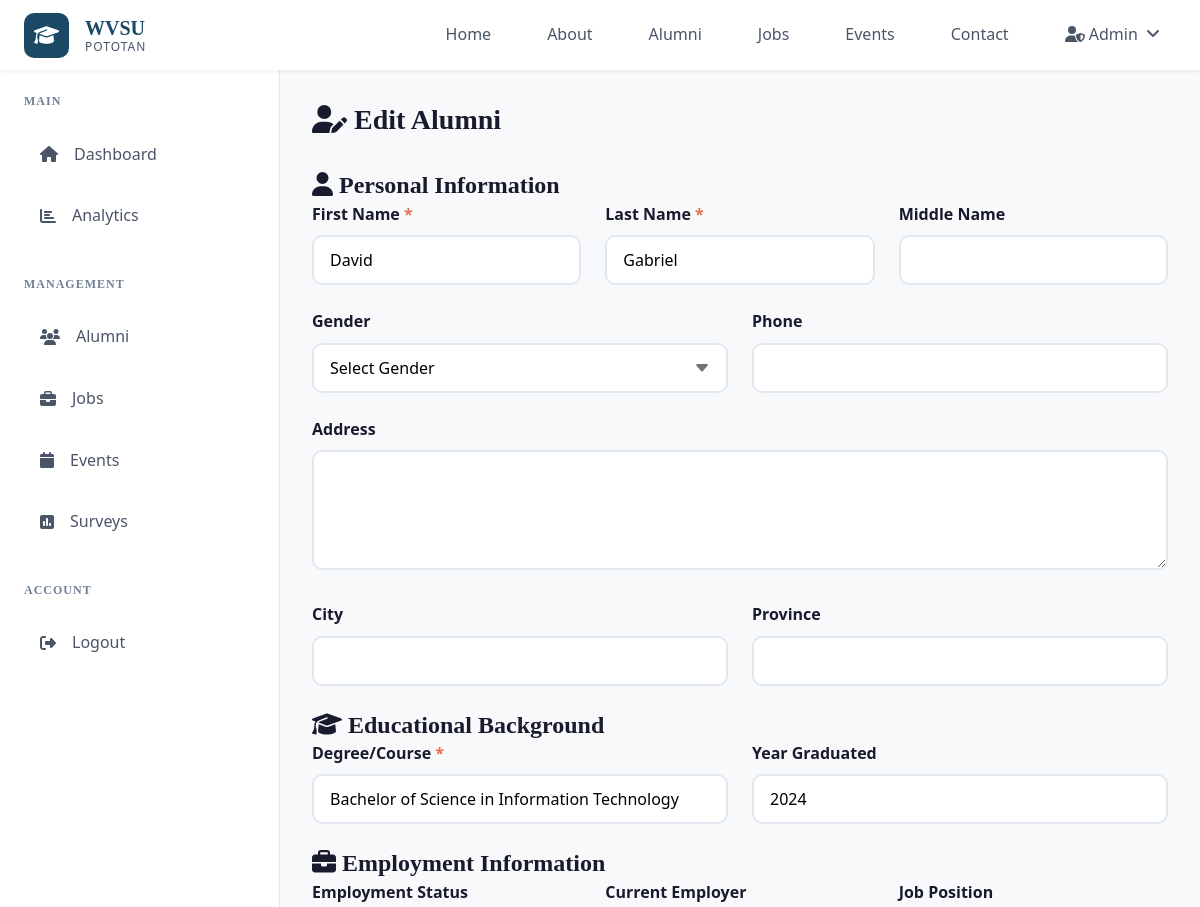
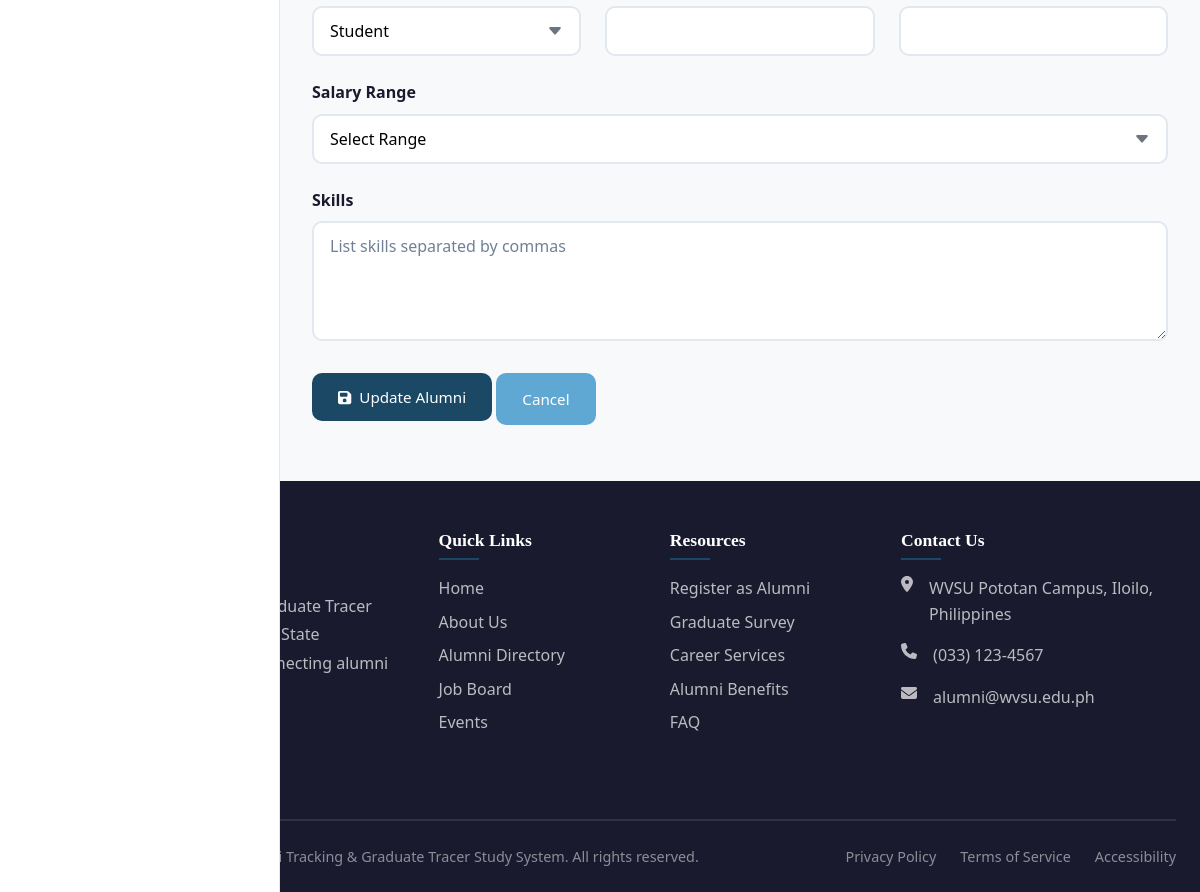
Screenshot of /admin/alumni/10/edit (signed in) with the database file from the repository (2 pictures, top to bottom).
### app.py (models this page shows)
class AlumniProfile(db.Model):
    id = db.Column(db.Integer, primary_key=True)
    user_id = db.Column(db.Integer, db.ForeignKey('user.id'), nullable=False)
    first_name = db.Column(db.String(50), nullable=False)
    last_name = db.Column(db.String(50), nullable=False)
    middle_name = db.Column(db.String(50))
    gender = db.Column(db.String(20))
    date_of_birth = db.Column(db.Date)
    phone = db.Column(db.String(20))
    address = db.Column(db.Text)
    city = db.Column(db.String(100))
    province = db.Column(db.String(100))
    profile_photo = db.Column(db.String(200))
    facebook_link = db.Column(db.String(200))
    linkedin_link = db.Column(db.String(200))
    student_id = db.Column(db.String(50))
    degree = db.Column(db.String(100), nullable=False)
    year_graduated = db.Column(db.Integer)
    honors = db.Column(db.String(200))
    activities = db.Column(db.Text)
    employment_status = db.Column(db.String(50))  # employed, unemployed, self-employed, student
    current_employer = db.Column(db.String(200))
    job_position = db.Column(db.String(100))
    employment_duration = db.Column(db.String(50))
    salary_range = db.Column(db.String(50))
    work_location = db.Column(db.String(200))
    job_description = db.Column(db.Text)
    skills = db.Column(db.Text)
    certifications = db.Column(db.Text)
    volunteer_work = db.Column(db.Text)
    profile_completed = db.Column(db.Boolean, default=False)
    survey_completed = db.Column(db.Boolean, default=False)
    created_at = db.Column(db.DateTime, default=datetime.utcnow)
    updated_at = db.Column(db.DateTime, default=datetime.utcnow, onupdate=datetime.utcnow)

### app.py (the view, shortened to what this page needs)
@app.route('/admin/alumni/<int:alumni_id>/edit', methods=['GET', 'POST'])
@login_required
def admin_edit_alumni(alumni_id):
    if current_user.role != 'admin':
        flash('Access denied.', 'danger')
        return redirect(url_for('dashboard'))
    profile = AlumniProfile.query.get_or_404(alumni_id)
    user = User.query.get(profile.user_id)
    return render_template('admin_edit_alumni.html', profile=profile, user=user)

### app.py (called while the page is built)
@login_manager.user_loader
def load_user(user_id):
    return User.query.get(int(user_id))

### templates/admin_edit_alumni.html (shortened to what this page needs)
{% extends "base.html" %}
{% block content %}
<div class="dashboard-layout">
    {% include 'admin_sidebar.html' %}
    <div class="main-content">
        <div class="dashboard-header">
            <h1><i class="fas fa-user-edit"></i> Edit Alumni</h1>
        </div>
        <form method="POST" class="form-section">
            <h3 class="form-section-title"><i class="fas fa-user"></i> Personal Information</h3>
            <div class="form-row">
                <div class="form-group">
                    <label class="form-label required">First Name</label>
                    <input type="text" name="first_name" class="form-control" value="{{ profile.first_name }}" required>
                </div>
                <div class="form-group">
                    <label class="form-label required">Last Name</label>
                    <input type="text" name="last_name" class="form-control" value="{{ profile.last_name }}" required>
                </div>
                <div class="form-group">
                    <label class="form-label">Middle Name</label>
                    <input type="text" name="middle_name" class="form-control" value="{{ profile.middle_name or '' }}">
                </div>
            </div>
            <div class="form-row">
                <div class="form-group">
                    <label class="form-label">Gender</label>
                    <select name="gender" class="form-control">
                        <option value="">Select Gender</option>
                    </select>
                </div>
                <div class="form-group">
                    <label class="form-label">Phone</label>
                    <input type="text" name="phone" class="form-control" value="{{ profile.phone or '' }}">
                </div>
            </div>
            <div class="form-group">
                <label class="form-label">Address</label>
                <textarea name="address" class="form-control">{{ profile.address or '' }}</textarea>
            </div>
            <div class="form-row">
                <div class="form-group">
                    <label class="form-label">City</label>
                    <input type="text" name="city" class="form-control" value="{{ profile.city or '' }}">
                </div>
                <div class="form-group">
                    <label class="form-label">Province</label>
                    <input type="text" name="province" class="form-control" value="{{ profile.province or '' }}">
                </div>
            </div>
        </form>
        <form method="POST" class="form-section">
            <h3 class="form-section-title"><i class="fas fa-graduation-cap"></i> Educational Background</h3>
            <div class="form-row">
                <div class="form-group">
                    <label class="form-label required">Degree/Course</label>
                    <input type="text" name="degree" class="form-control" value="{{ profile.degree }}" required>
                </div>
                <div class="form-group">
                    <label class="form-label">Year Graduated</label>
                    <input type="number" name="year_graduated" class="form-control" value="{{ profile.year_graduated or '' }}">
                </div>
            </div>
        </form>
        <form method="POST" class="form-section">
            <h3 class="form-section-title"><i class="fas fa-briefcase"></i> Employment Information</h3>
            <div class="form-row">
                <div class="form-group">
                    <label class="form-label">Employment Status</label>
                    <select name="employment_status" class="form-control">
                        <option value="student" {% if profile.employment_status == 'student' %}selected{% endif %}>Student</option>
                    </select>
                </div>
                <div class="form-group">
                    <label class="form-label">Current Employer</label>
                    <input type="text" name="current_employer" class="form-control" value="{{ profile.current_employer or '' }}">
                </div>
                <div class="form-group">
                    <label class="form-label">Job Position</label>
                    <input type="text" name="job_position" class="form-control" value="{{ profile.job_position or '' }}">
                </div>
            </div>
            <div class="form-row">
                <div class="form-group">
                    <label class="form-label">Salary Range</label>
                    <select name="salary_range" class="form-control">
                        <option value="">Select Range</option>
                    </select>
                </div>
            </div>
            <div class="form-group">
                <label class="form-label">Skills</label>
                <textarea name="skills" class="form-control" placeholder="List skills separated by commas">{{ profile.skills or '' }}</textarea>
            </div>
            <div class="form-group">
                <button type="submit" class="btn btn-primary">
                    <i class="fas fa-save"></i> Update Alumni
                </button>
                <a href="{{ url_for('admin_alumni') }}" class="btn btn-secondary">Cancel</a>
            </div>
        </form>
    </div>
</div>
{% endblock %}

### static/css/style.css (style rules this page uses)
:root { --primary: #1B4965; --primary-dark: #153a52; --primary-light: #2a5f7f; --secondary: #5FA8D3; --accent: #CAE9FF; --highlight: #62B6CB; --success: #2D6A4F; --success-light: #40916C; --warning: #E9C46A; --danger: #E76F51; --danger-light: #f4a261; --bg-body: #F8F9FA; --bg-card: #FFFFFF; --bg-dark: #1A1A2E; --text-primary: #1A1A2E; --text-secondary: #4a5568; --text-muted: #718096; --border-color: #E2E8F0; --border-light: #EDF2F7; --font-heading: 'Georgia', serif; --font-body: 'Segoe UI', Tahoma, Geneva, Verdana, sans-serif; --space-xs: 0.25rem; --space-sm: 0.5rem; --space-md: 1rem; --space-lg: 1.5rem; --space-xl: 2rem; --space-xxl: 3rem; --shadow-sm: 0 2px 4px rgba(0, 0, 0, 0.06); --shadow-md: 0 4px 12px rgba(0, 0, 0, 0.1); --shadow-lg: 0 8px 24px rgba(0, 0, 0, 0.12); --radius-sm: 6px; --radius-md: 10px; --radius-lg: 16px; --radius-xl: 24px; --radius-full: 50%; --transition-fast: 0.15s ease; --transition-base: 0.3s ease; --navbar-height: 70px; --sidebar-width: 280px; --max-width: 1400px; }
*, *::before, *::after { box-sizing: border-box; margin: 0; padding: 0; }
html { scroll-behavior: smooth; }
body { font-family: var(--font-body); font-size: 16px; line-height: 1.6; color: var(--text-primary); background-color: var(--bg-body); min-height: 100vh; }
a { text-decoration: none; color: inherit; transition: var(--transition-base); }
button, input, textarea, select { font-family: inherit; font-size: inherit; }
h1, h2, h3, h4, h5, h6 { font-family: var(--font-heading); font-weight: 600; line-height: 1.3; color: var(--text-primary); }
h1 { font-size: 2.5rem; }
h3 { font-size: 1.5rem; }
.btn { display: inline-flex; align-items: center; justify-content: center; gap: var(--space-sm); padding: 0.75rem 1.5rem; font-weight: 500; font-size: 0.95rem; border: 2px solid transparent; border-radius: var(--radius-md); cursor: pointer; transition: var(--transition-base); text-align: center; white-space: nowrap; }
.btn-primary { background: var(--primary); color: white; border-color: var(--primary); }
.btn-secondary { background: var(--secondary); color: white; border-color: var(--secondary); }
.form-group { margin-bottom: var(--space-lg); }
.form-label { display: block; margin-bottom: var(--space-sm); font-weight: 600; color: var(--text-primary); }
.form-label.required::after { content: ' *'; color: var(--danger); }
.form-control { width: 100%; padding: 0.75rem 1rem; font-size: 1rem; border: 2px solid var(--border-color); border-radius: var(--radius-md); background: white; transition: var(--transition-base); }
.form-control::placeholder { color: var(--text-muted); }
textarea.form-control { min-height: 120px; resize: vertical; }
select.form-control { cursor: pointer; appearance: none; background-repeat: no-repeat; background-position: right 1rem center; padding-right: 2.5rem; }
.form-row { display: grid; grid-template-columns: repeat(auto-fit, minmax(250px, 1fr)); gap: var(--space-lg); }
.dashboard-layout { display: flex; min-height: 100vh; padding-top: var(--navbar-height); }
.main-content { flex: 1; margin-left: var(--sidebar-width); padding: var(--space-xl); background: var(--bg-body); }
.dashboard-header { display: flex; justify-content: space-between; align-items: center; margin-bottom: var(--space-xl); }
.dashboard-header h1 { font-size: 1.75rem; }

### rows the page displays
AlumniProfile: first_name "David", last_name "Gabriel", degree "Bachelor of Science in Information Technology", year_graduated "2024", employment_status "Student"
